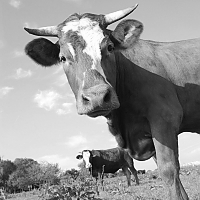
#> input picture linear_gen/img/cow_gray.jpg, 200 x 200 px
$ jupyter execute --allow-errors linear_generative_pic.ipynb
#> lines starting #> are read from the running program, lines starting #| are printed output that depends on the picture
[cell 1]
import numpy as np
import cv2

[cell 2]
image = cv2.imread('img/cow_gray.jpg')
#> image is the input picture: shape (200, 200, 3); min 2, max 255, mean 148.6
image = np.array(image)
gray_img = cv2.cvtColor(image, cv2.COLOR_BGR2GRAY)

[cell 3]
gray_img.shape
#> Out = (200, 200)

[cell 4]
gray_img

#> (a cell that did not finish here is left out)

[cell 6]
gray_img[11-2:11,11:11+2]
#> Out = [[179, 180], [180, 180]]

[cell 7]
gray_img[10,10]
#> Out = 180

[cell 8]
gray_img[2-2:2,2-2:2]
#> Out = [[177, 178], [179, 178]]

[cell 9]
gg = gray_img[2-2:2,2-2:2+1]
#> gg = [[177, 178, 179], [179, 178, 178]]
gg
#> Out = [[177, 178, 179], [179, 178, 178]]

[cell 10]
np.delete(gg, [5])
#> Out = [177, 178, 179, 179, 178]

#> (a cell that did not finish here is left out)

#> (a cell that did not finish here is left out)

[cell 13]
gg = gray_img[2-2:2,2-2:2+1]
dd = np.delete(gg, [5])
#> dd = [177, 178, 179, 179, 178]
x = dd[:4]
#> x = [177, 178, 179, 179]
y = dd[4]
#> y = 178
y
#> Out = 178

[cell 14]
gray_img[3-2:3,3-2:3+1]
#> Out = [[178, 178, 179], [178, 178, 176]]

[cell 15]
#np.zeros(((gray_img.shape[0]-2)**2,5)).shape

[cell 16]
for i in range(2, gray_img.shape[0]-1):
    for j in range(1,gray_img.shape[0]-1):
        print(i,j)
        #for j in gray_img[:,:]:

[cell 17]
def create_train_data(img, size):
    #train_dat = np.zeros(((gray_img.shape[0]-2)**2, 5))
#> called with size = 2
    train_dat = []
    for i in range(2, img.shape[0]+1):
        for j in range(2, img.shape[1]):
            neighborhood = gray_img[i-2:i,j-2:j+1]

            dd = np.delete(neighborhood, [5])
            #x = dd[:4]
            #y = dd[4]
            train_dat.append(dd)
#> after the loop, train_dat = 39402 items

    return np.array(train_dat)

[cell 18]
ff = create_train_data(gray_img, size=2)
#ff

[cell 19]
ff.shape
#> Out = (39402, 5)

[cell 20]
#gray_img[-1,:]

[cell 21]
#def train_mod(data, params):

[cell 22]
import statsmodels.api as sm

#> (a cell that did not finish here is left out)

#> (a cell that did not finish here is left out)

#> (a cell that did not finish here is left out)

#> (a cell that did not finish here is left out)

[cell 27]
mnt  = cv2.imread('img/fjell.jpg')
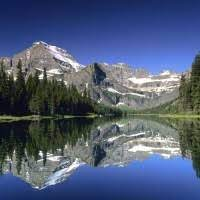
#> input picture linear_gen/img/fjell.jpg, 200 x 200 px
#> mnt is the input picture: shape (200, 200, 3); mean B, G, R 119, 91.8, 79.1
image = np.array(mnt)
gray_mnt = cv2.cvtColor(mnt, cv2.COLOR_BGR2GRAY)
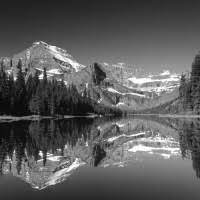
#> gray_mnt: shape (200, 200); min 1, max 255, mean 91.1
